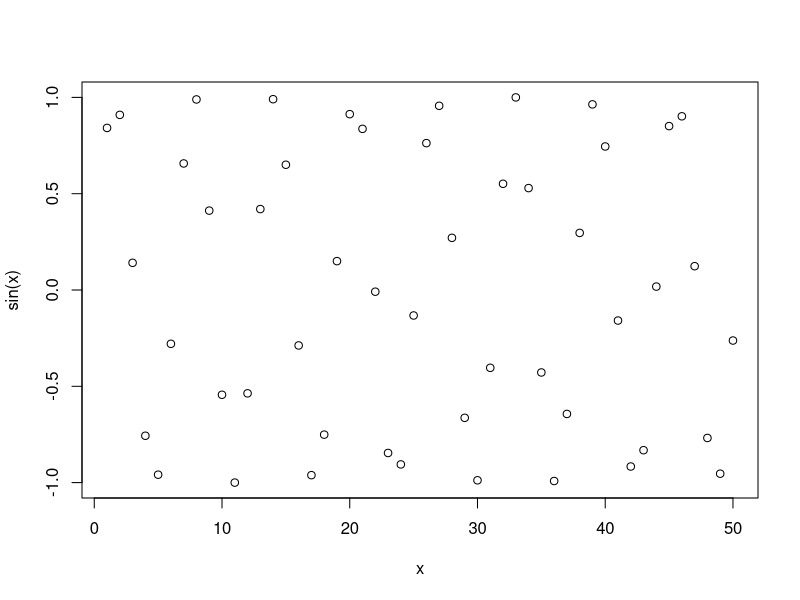
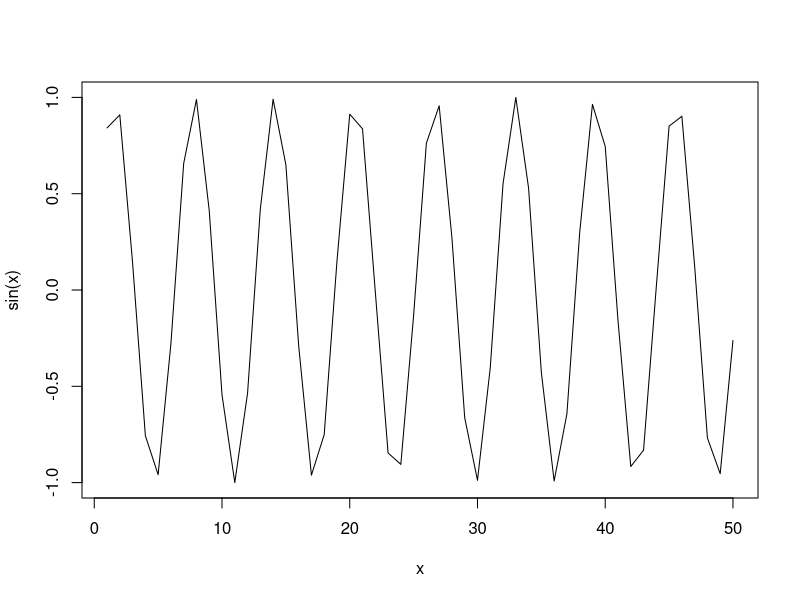
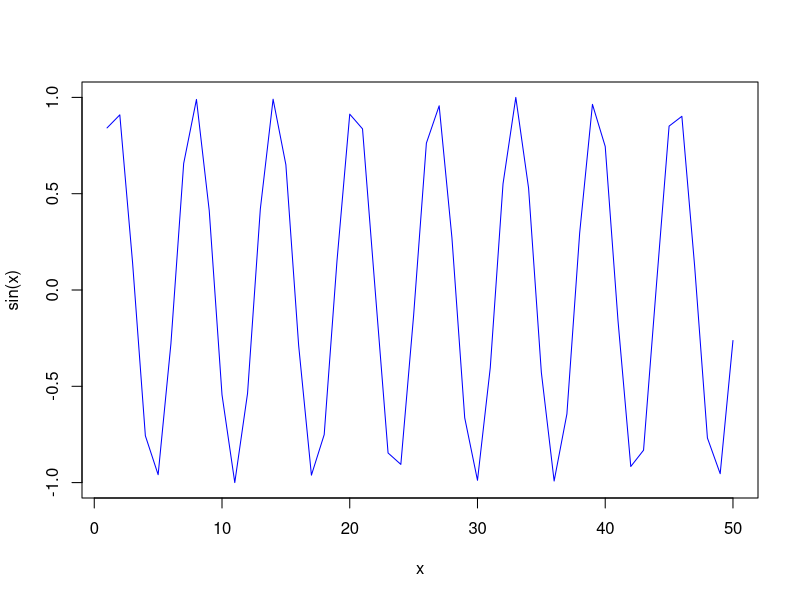
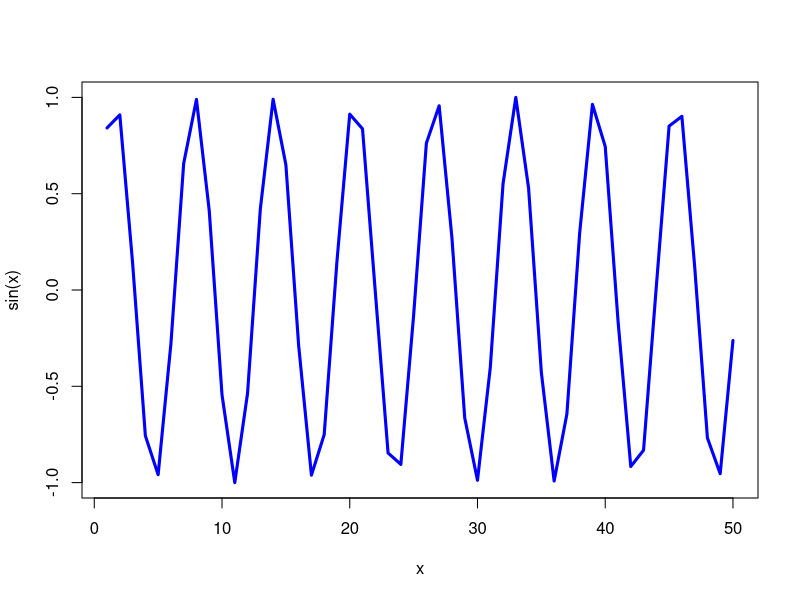
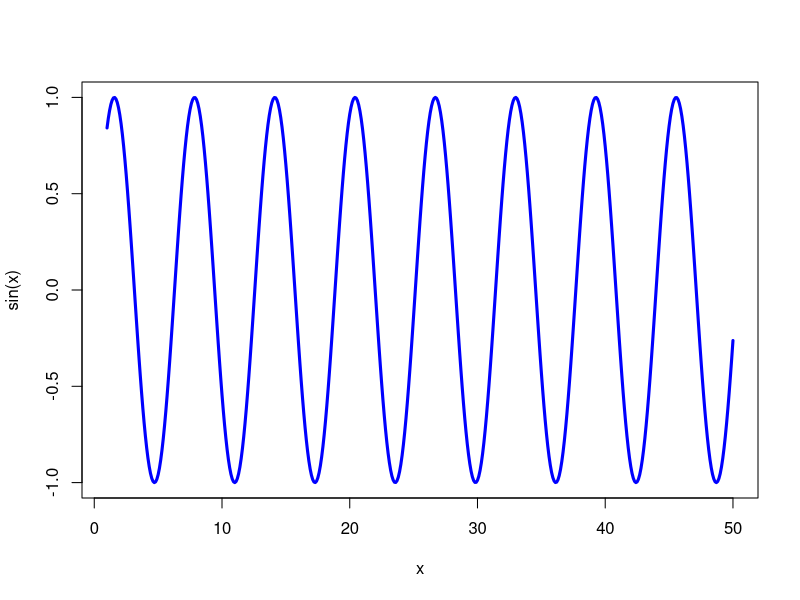

Write R code to recreate these figures, in order.
x <- 1:50

plot(x, sin(x))

plot(x, sin(x), type="l")

plot(x, sin(x), type="l", col="BLUE")

plot(x, sin(x), type="l", col="BLUE", lwd=3)

x <- seq(1, 50, by=0.1)

plot(x, sin(x), type="l", col="BLUE", lwd=3)
